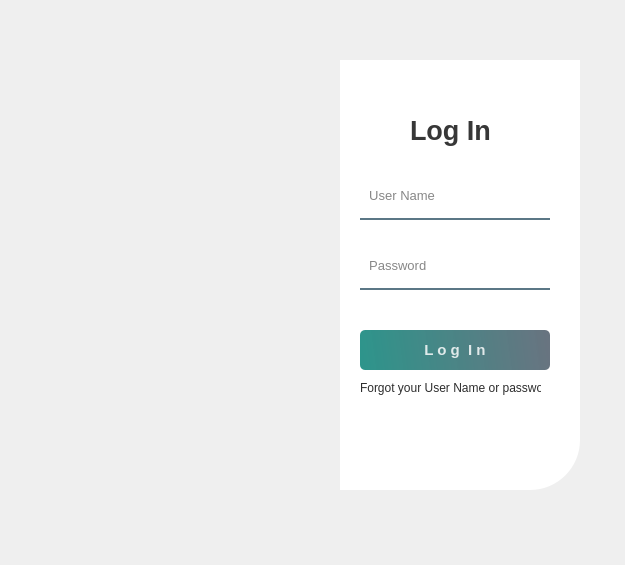
<?xml version="1.0" encoding="UTF-8"?>
<ui version="4.0">
 <class>Form</class>
 <widget class="QWidget" name="Form">
  <property name="geometry">
   <rect>
    <x>0</x>
    <y>0</y>
    <width>625</width>
    <height>565</height>
   </rect>
  </property>
  <property name="windowTitle">
   <string>Form</string>
  </property>
  <widget class="QWidget" name="widget" native="true">
   <property name="geometry">
    <rect>
     <x>30</x>
     <y>30</y>
     <width>550</width>
     <height>500</height>
    </rect>
   </property>
   <property name="styleSheet">
    <string notr="true">QPushButton#pushButton{
	background-color: qlineargradient(spread:pad, x1:0, y1:0.505682, x2:1, y2:0.477, stop:0 rgba(11, 131, 120, 219), stop:1 rgba(85, 98, 112, 226));
	color:rgba(255, 255, 255, 210);
	border-radius:5px;
}

QPushButton#pushButton:hover{
	background-color: qlineargradient(spread:pad, x1:0, y1:0.505682, x2:1, y2:0.477, stop:0 rgba(150, 123, 111, 219), stop:1 rgba(85, 81, 84, 226));
}

QPushButton#pushButton:pressed{
	padding-left:5px;
	padding-top:5px;
	background-color:rgba(150, 123, 111, 255);
}

QPushButton#pushButton_2, #pushButton_3, #pushButton_4, #pushButton_5{
	background-color: rgba(0, 0, 0, 0);
	color:rgba(85, 98, 112, 255);
}

QPushButton#pushButton_2:hover, #pushButton_3:hover, #pushButton_4:hover, #pushButton_5:hover{
	color: rgba(131, 96, 53, 255);
}

QPushButton#pushButton_2:pressed, #pushButton_3:pressed, #pushButton_4:pressed, #pushButton_5:pressed{
	padding-left:5px;
	padding-top:5px;
	color:rgba(91, 88, 53, 255);
}

</string>
   </property>
   <widget class="QLabel" name="label">
    <property name="geometry">
     <rect>
      <x>40</x>
      <y>30</y>
      <width>280</width>
      <height>430</height>
     </rect>
    </property>
    <property name="styleSheet">
     <string notr="true">border-image: url(:/images/background.jpg);
border-top-left-radius: 50px;</string>
    </property>
    <property name="text">
     <string/>
    </property>
   </widget>
   <widget class="QLabel" name="label_2">
    <property name="geometry">
     <rect>
      <x>49</x>
      <y>30</y>
      <width>271</width>
      <height>430</height>
     </rect>
    </property>
    <property name="styleSheet">
     <string notr="true">
border-top-left-radius: 50px;</string>
    </property>
    <property name="text">
     <string/>
    </property>
   </widget>
   <widget class="QLabel" name="label_3">
    <property name="geometry">
     <rect>
      <x>310</x>
      <y>30</y>
      <width>240</width>
      <height>430</height>
     </rect>
    </property>
    <property name="styleSheet">
     <string notr="true">background-color:rgba(255, 255, 255, 255);
border-bottom-right-radius: 50px;</string>
    </property>
    <property name="text">
     <string/>
    </property>
   </widget>
   <widget class="QLabel" name="label_4">
    <property name="geometry">
     <rect>
      <x>380</x>
      <y>80</y>
      <width>100</width>
      <height>40</height>
     </rect>
    </property>
    <property name="font">
     <font>
      <pointsize>20</pointsize>
      <weight>75</weight>
      <bold>true</bold>
     </font>
    </property>
    <property name="styleSheet">
     <string notr="true">color:rgba(0, 0, 0, 200);</string>
    </property>
    <property name="text">
     <string>Log In</string>
    </property>
   </widget>
   <widget class="QLineEdit" name="lineEdit">
    <property name="geometry">
     <rect>
      <x>330</x>
      <y>150</y>
      <width>190</width>
      <height>40</height>
     </rect>
    </property>
    <property name="font">
     <font>
      <pointsize>10</pointsize>
     </font>
    </property>
    <property name="styleSheet">
     <string notr="true">background-color:rgba(0, 0, 0, 0);
border:none;
border-bottom:2px solid rgba(46, 82, 101, 200);
color:rgba(0, 0, 0, 240);
padding-bottom:7px;</string>
    </property>
    <property name="placeholderText">
     <string>  User Name</string>
    </property>
   </widget>
   <widget class="QLineEdit" name="lineEdit_2">
    <property name="geometry">
     <rect>
      <x>330</x>
      <y>220</y>
      <width>190</width>
      <height>40</height>
     </rect>
    </property>
    <property name="font">
     <font>
      <pointsize>10</pointsize>
     </font>
    </property>
    <property name="styleSheet">
     <string notr="true">background-color:rgba(0, 0, 0, 0);
border:none;
border-bottom:2px solid rgba(46, 82, 101, 200);
color:rgba(0, 0, 0, 240);
padding-bottom:7px;</string>
    </property>
    <property name="echoMode">
     <enum>QLineEdit::Password</enum>
    </property>
    <property name="placeholderText">
     <string>  Password</string>
    </property>
   </widget>
   <widget class="QPushButton" name="pushButton">
    <property name="geometry">
     <rect>
      <x>330</x>
      <y>300</y>
      <width>190</width>
      <height>40</height>
     </rect>
    </property>
    <property name="font">
     <font>
      <pointsize>11</pointsize>
      <weight>75</weight>
      <bold>true</bold>
     </font>
    </property>
    <property name="text">
     <string>L o g  I n</string>
    </property>
   </widget>
   <widget class="QLabel" name="label_5">
    <property name="geometry">
     <rect>
      <x>330</x>
      <y>350</y>
      <width>181</width>
      <height>16</height>
     </rect>
    </property>
    <property name="styleSheet">
     <string notr="true">color:rgba(0, 0, 0, 210);</string>
    </property>
    <property name="text">
     <string>Forgot your User Name or password?</string>
    </property>
   </widget>
  </widget>
 </widget>
 <resources>
  <include location="res.qrc"/>
 </resources>
 <connections/>
</ui>
